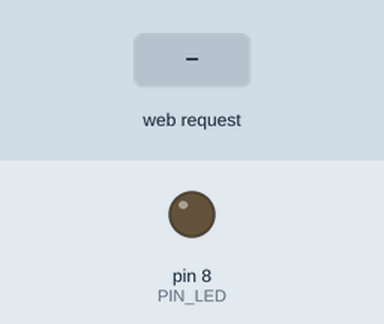
Recording of a sketch running on a simulated Arduino Uno, built for the host (arithmetic inside an expression is 32-bit, double 64-bit). Shown: output pins drawn as LEDs (lit = HIGH). The inputs (shaded band) are chosen by the test bench. WiFi joins after 1.5 s; servers stay silent unless stated.

Above: at 1.2 s.
1.3 s: HTTP request GET /?LED=T received
At 1.6 s:
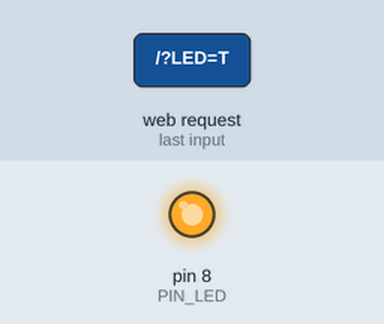
2.8 s: HTTP request GET /?LED=F received
At 4.0 s:
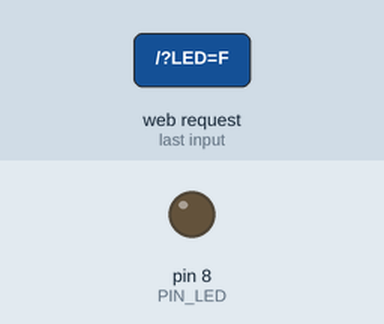
Timing chart, 0 to 5.8 s (numbered marks = the images above; inputs shaded):
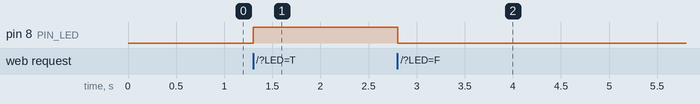

The sketch:

led.ino
```cpp
#include <SPI.h> //Aqui incluimos la libreria SPI
#include <Ethernet.h> //Aqui incluimos la libreria Ethernet
byte mac[]={0xDE,0xAD,0xBE,0xEF,0xFE,0xED}; //Declaracion de la direccion MAC
IPAddress ip(192,168,1,7); //Declaracion de la IP
EthernetServer servidor(80); //Declaracion del puerto 80

int PIN_LED=8; //Aqui establecemos la variable PIN_LED como un valor entero
String readString=String(30); //lee los caracteres de una secuencia en una cadena.
//Los strings se representan como arrays de caracteres (tipo char)
String state=String(3);


void setup() {
  Ethernet.begin(mac, ip); //Inicializamos con las direcciones asignadas
  servidor.begin(); //inicia el servidor
  pinMode(PIN_LED,OUTPUT);
  digitalWrite(PIN_LED,LOW);
  state="OFF";
}


void loop() {
  //EthernetClient Crea un cliente que se puede conectar a
  //una dirección específica de Internet IP
  EthernetClient cliente= servidor.available();
  if(cliente) {
    boolean lineaenblanco=true;
    while(cliente.connected()) {
      if(cliente.available()) {
        char c=cliente.read();
        if(readString.length()<30) {
          readString.concat(c);
          //Cliente conectado
          //Leemos petición HTTP caracter a caracter
          //Almacenar los caracteres en la variable readString
        }
        if(c=='\n' && lineaenblanco) //Si la petición HTTP ha finalizado
          {
          int LED = readString.indexOf("LED=");
          if(readString.substring(LED,LED+5)=="LED=T") {
              digitalWrite(PIN_LED,HIGH);
              state="ON"; }
          else if (readString.substring(LED,LED+5)=="LED=F") {
              digitalWrite(PIN_LED,LOW);
              state="OFF";
          }

//Cabecera HTTP estándar
cliente.println("HTTP/1.1 200 OK");
cliente.println("Content-Type: text/html");
cliente.println(); //Página Web en HTML
cliente.println("<html>");
cliente.println("<head>");
cliente.println("<title>LED ON/OFF</title>");
cliente.println("</head>");
cliente.println("<body width=100% height=100%>");
cliente.println("<center>");
cliente.println("<h1>LED ON/OFF</h1>");
cliente.print("<br><br>");
cliente.print("Estado del LED: ");
cliente.print(state);
cliente.print("<br><br><br><br>");
cliente.println("<input type=submit value=ON style=width:200px;height:75px onClick=location.href='./?LED=T\'>");
cliente.println("<input type=submit value=OFF style=width:200px;height:75px onClick=location.href='./?LED=F\'>");
cliente.println("</center>");
cliente.println("</body>");
cliente.println("</html>");
cliente.stop();
//Cierro conexión con el cliente
readString="";
}
}
}
}
}
```

Measured:
- after the input at 1.3 s, pin 8 (PIN_LED): LOW → HIGH at once
- after the input at 2.8 s, pin 8 (PIN_LED): HIGH → LOW at once
